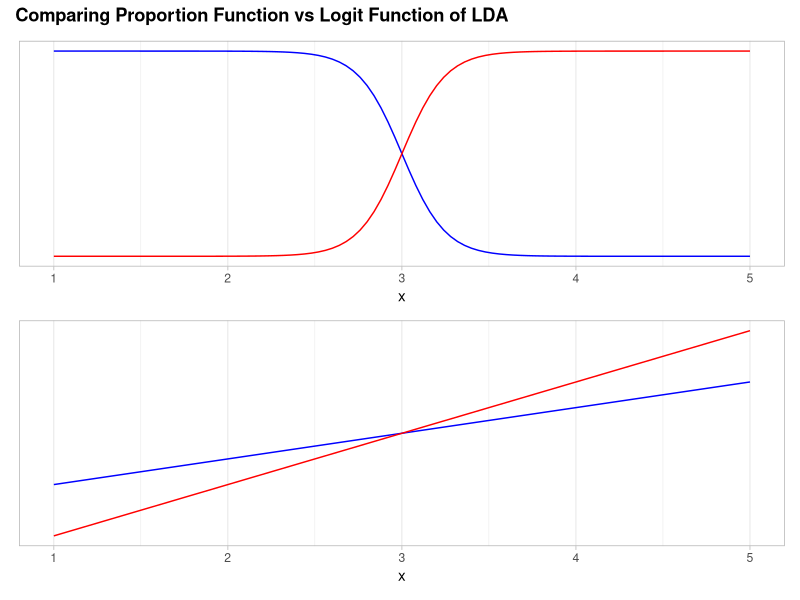

R code for this plot:
## ---- chunk 1
library(ggplot2)
library(patchwork)

ldm_k_prop <- function(x,
                       k,
                       sigma = c(0.5,0.5),
                       pi_k = c(0.5,0.5),
                       mu = c(2, 4),
                       logit = FALSE){
  
  if(logit){
    
    return(x * mu[k]/sigma[k]^2 - mu[k]^2/(2*sigma[k]^2) + log(pi_k[k]))
    
  }
  
  denominator <-
    sapply(x, \(y) sum(pi_k * (1/(sqrt(2*pi)*sigma)) * exp(-1/(2*sigma^2) * (y - mu)^2) ) )
  
  k_numerador <-
   (pi_k[k]* (sqrt(2*pi)*sigma[k])^-1 * exp(- (2*sigma[k]^2)^-1 * (x - mu[k])^2))
  
  return(k_numerador / denominator)
  
}

BasePlot <-
  data.frame(x = 1:5) |>
  ggplot(aes(x))+
  scale_x_continuous(breaks = scales::breaks_width(1))+
  theme_light()+
  theme(panel.grid.major.y = element_blank(),
        panel.grid.minor.y = element_blank(),
        axis.title.y = element_blank(),
        axis.text.y = element_blank(),
        axis.ticks.y = element_blank())
  
p1 <-
  BasePlot +
  geom_function(fun = \(y) ldm_k_prop(x = y, k = 1), color = "blue")+
  geom_function(fun = \(y) ldm_k_prop(x = y, k = 2), color = "red")

p2 <-
  BasePlot +
  geom_function(fun = \(y) ldm_k_prop(x = y, k = 1, logit = TRUE), color = "blue")+
  geom_function(fun = \(y) ldm_k_prop(x = y, k = 2, logit = TRUE), color = "red")


(p1 / p2) +
  plot_annotation(title = 'Comparing Proportion Function vs Logit Function of LDA',
                  theme = theme(plot.title = element_text(face = "bold")) )

## ---- chunk 2
library(data.table)

set.seed(123)

UnifDistVar1 <-
  data.table(sample = 1:1000
  )[, .(x1 = runif(1000)),
    by = "sample"
  ][, .(prop = mean(x1 %between% c(0.6 - 0.1/2, 0.6 + 0.1/2))),
    by = "sample"]
  
mean(UnifDistVar1$prop)

## ---- chunk 3
set.seed(123)

UnifDistVar2 <-
  UnifDistVar1[, .(x1 = runif(1000),
                   x2 = runif(1000)),
               by = "sample"
  ][ , .(prop = mean(x1 %between% c(0.6 - 0.1/2, 0.6 + 0.1/2) &
                     x2 %between% c(0.35 - 0.1/2, 0.35 + 0.1/2))),
     by = "sample"]

mean(UnifDistVar2$prop)
## ---- chunk 4
0.1^100
## ---- chunk 5
LogisticCOef <- -6 + 0.05 * 40 + 1* 3.5

exp(LogisticCOef)/(1+exp(LogisticCOef))
## ---- chunk 6
ldm_k_prop(4,
           k = 1,
           sigma = c(6, 6),
           pi_k = c(0.8, 0.2),
           mu = c(10, 0)) |>
  scales::percent(accuracy = 0.01)
## ---- chunk 7
0.16/(1-0.16)
